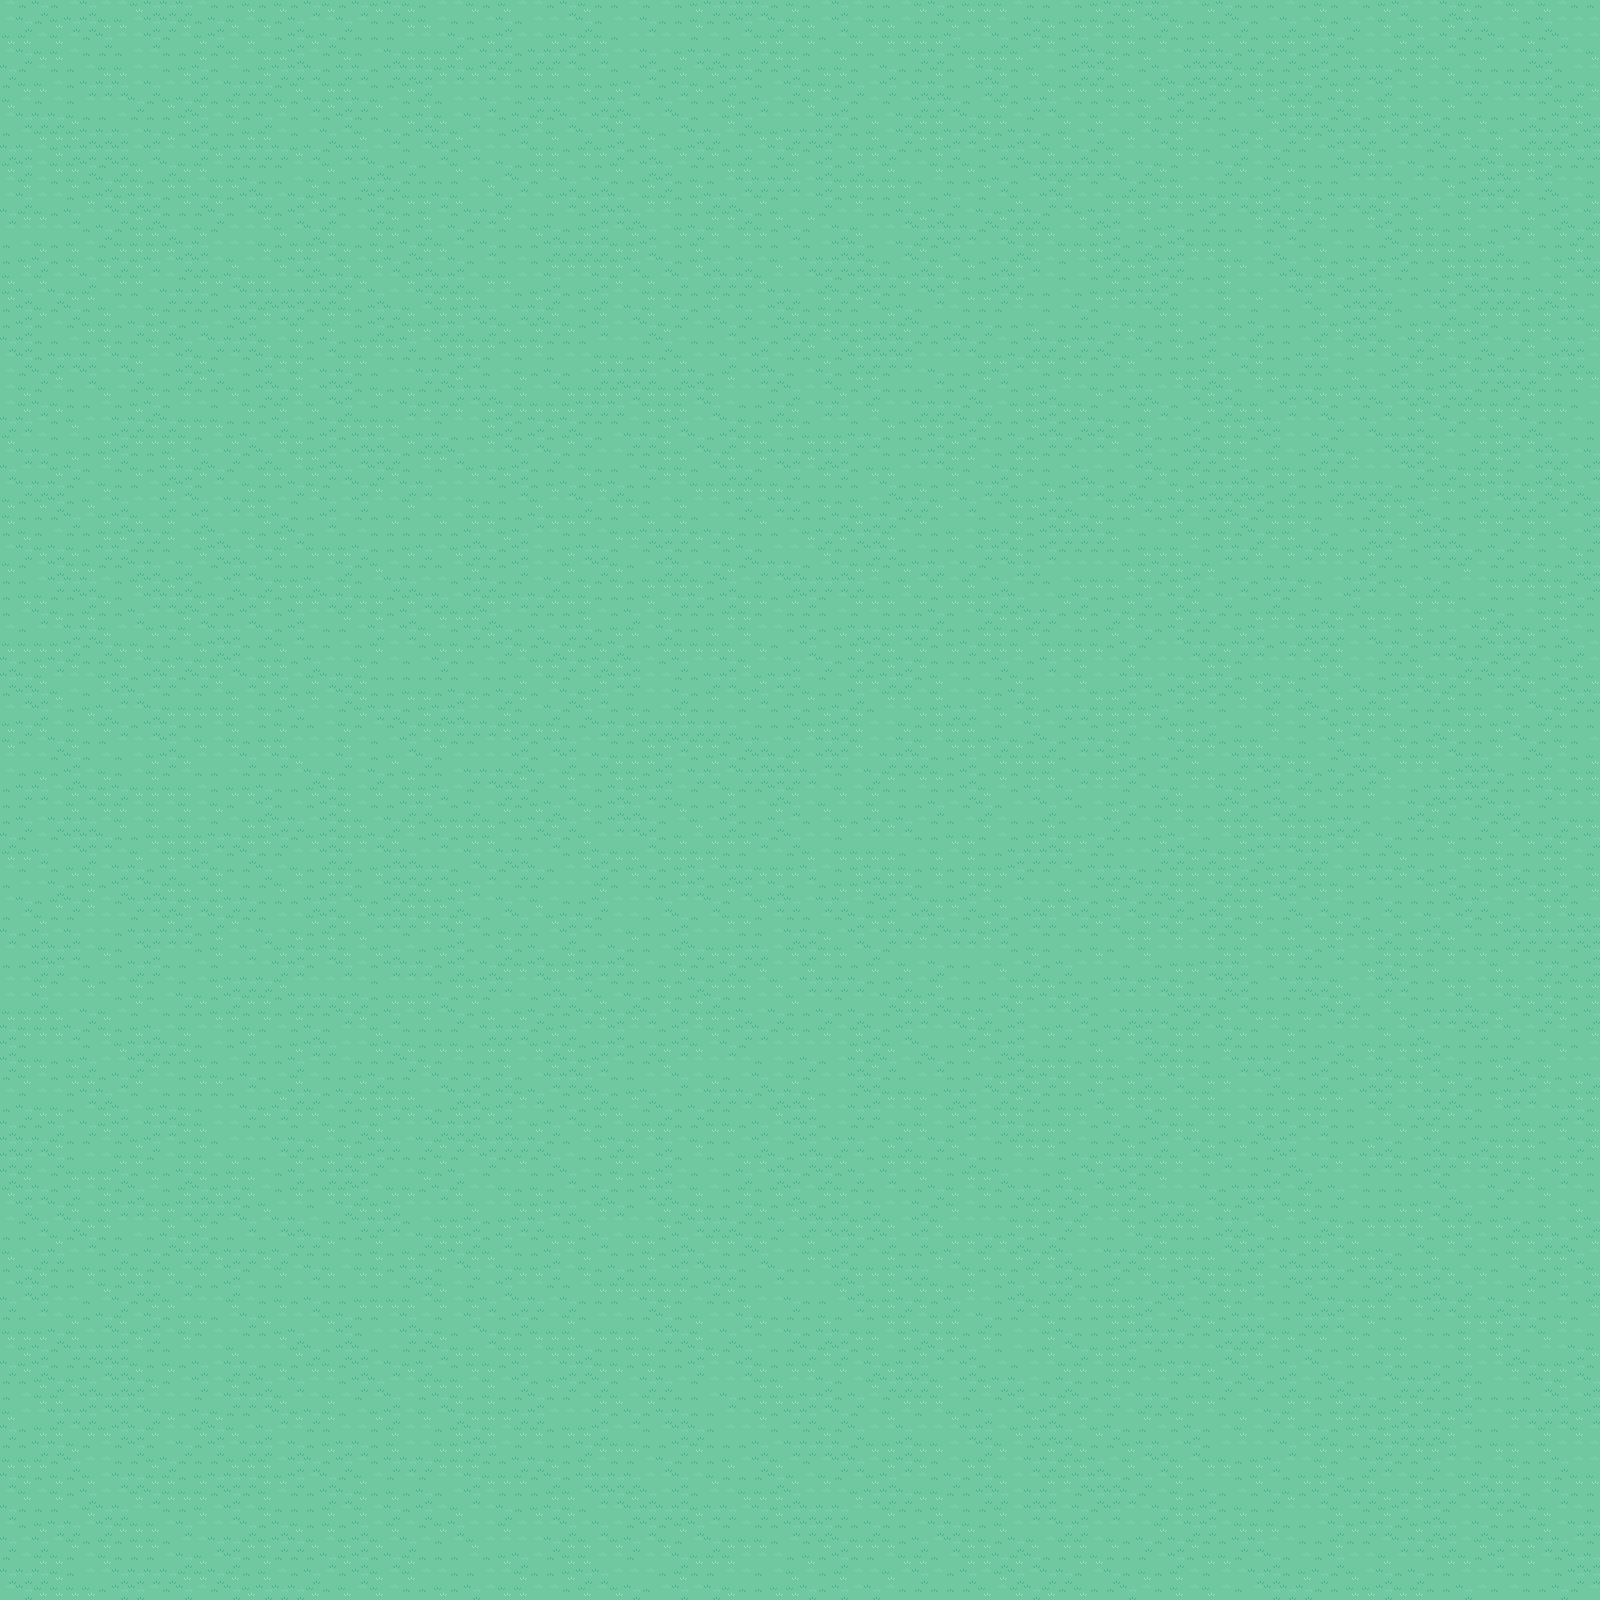

The image is a tile-based game level rendered from a .tmx file. Its description and source (layers, tilesets, objects; grid data summarised) follow:
An orthogonal 100x100 tile map with 16x16 px tiles, 1 tile layer (Tile Layer 1).

<map version="1.2" tiledversion="1.2.4" orientation="orthogonal" renderorder="right-down" width="100" height="100" tilewidth="16" tileheight="16" infinite="0" nextlayerid="2" nextobjectid="1">
 <tileset firstgid="1" source="GrassTiles.tsx" />
 <layer id="1" name="Tile Layer 1" width="100" height="100">
  <data>[10000 cells, 10000 non-empty, 4 distinct tile ids]</data>
 </layer>
</map>
